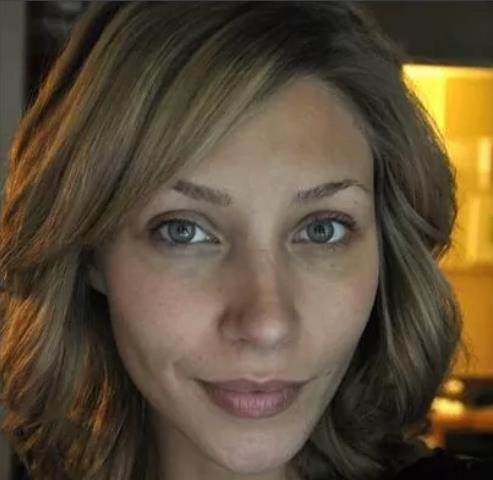
#> input picture opencv_python sample code/图片美化效果/girl.jpg, 493 x 480 px
$ jupyter execute '中值滤波-手动实现.ipynb'
#> lines starting #> are read from the running program, lines starting #| are printed output that depends on the picture
[cell 1]
#中值滤波，手动实现
import cv2
import numpy as np

img = cv2.imread('./girl.jpg')
#> img is the input picture: shape (480, 493, 3); mean B, G, R 56, 76.6, 91
h,w = img.shape[:2] # shape属性是一个有3个元素的元组，我们只需要前面两个
#> h = 480; w = 493
# 转为灰度图像
gray_img = cv2.cvtColor(img,cv2.COLOR_BGR2GRAY)
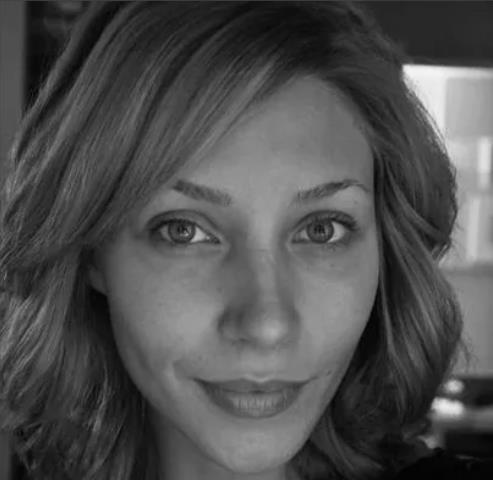
#> gray_img: shape (480, 493); min 1, max 244, mean 78.5
# 定义目标图像
dst = np.zeros(img.shape,np.uint8)
collect = np.zeros(9,np.uint8)
#中值滤波处理
for i in range(1,h-1):
    for j in range(1,w-1):
        k = 0;
        # 获取3x3卷积核
        for m in range(-1,2):
            for n in range(-1,2):
                gray = gray_img[i+m,j+n]
                collect[k] = gray
                k = k+1
        # 进行排序
        for o in range(0,9):
            p1 = collect[o]
            for p in range(o+1,9):
                if p1< collect[p]:
                    mid = collect[p]
                    collect[p] = p1
                    p1 = mid
        dst[i,j] = collect[4]
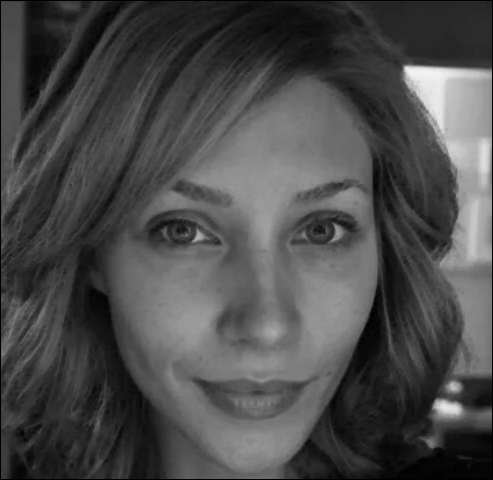
#> dst: shape (480, 493, 3); min 0, max 243, mean 74.4
#> after the loop, collect = [5, 5, 5, 5, 5, 5, 5, 5, 5]; mid = 6
cv2.imshow("dst",dst)
cv2.waitKey(0)
cv2.destroyAllWindows()

$ run again, with opencv_python sample code/图片美化效果/01.jpg copied over opencv_python sample code/图片美化效果/girl.jpg
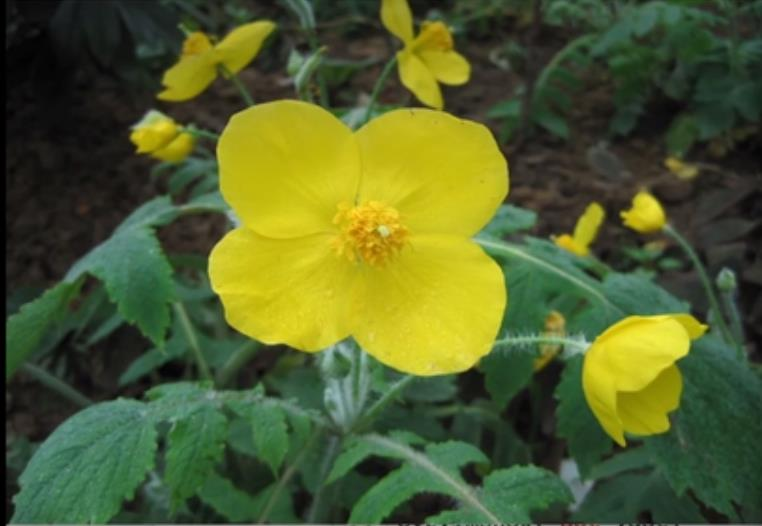
#> input picture opencv_python sample code/图片美化效果/01.jpg, 762 x 526 px
#> img is the input picture: shape (526, 762, 3); mean B, G, R 44.6, 94.4, 81.8
#> `gray_img = cv2.cvtColor(img,cv2.COLOR_BGR2GRAY)`:
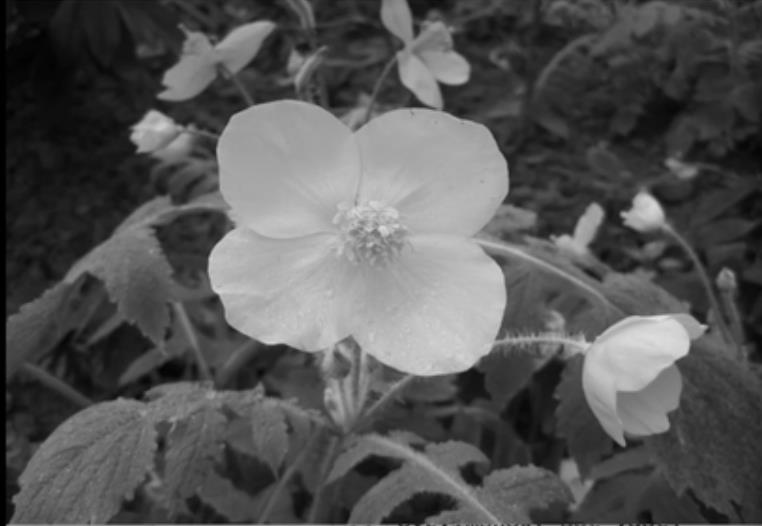
#> gray_img: shape (526, 762); min 0, max 227, mean 85
#> after the loop `for i in range(1,h-1):`:
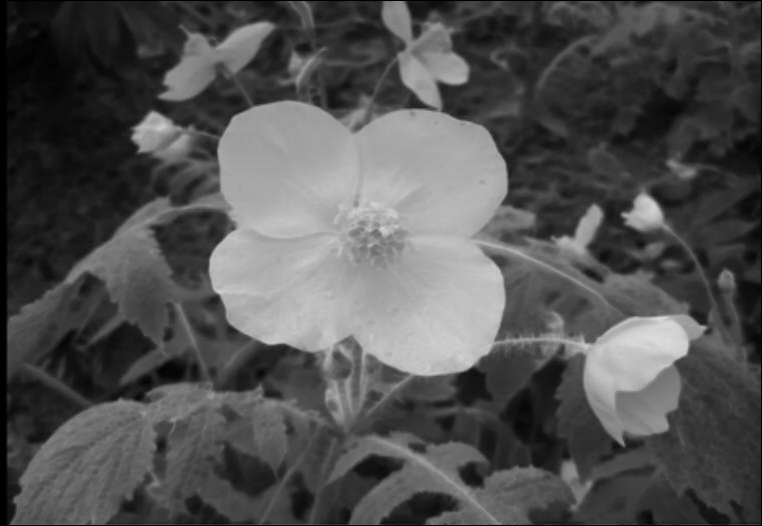
#> dst: shape (526, 762, 3); min 0, max 222, mean 81.5
#> after the loop `for i in range(1,h-1):`: collect = [55, 48, 48, 48, 48, 48, 48, 48, 48]; mid = 55

$ run again, with opencv_python sample code/图片美化效果/noise.png saved as opencv_python sample code/图片美化效果/girl.jpg
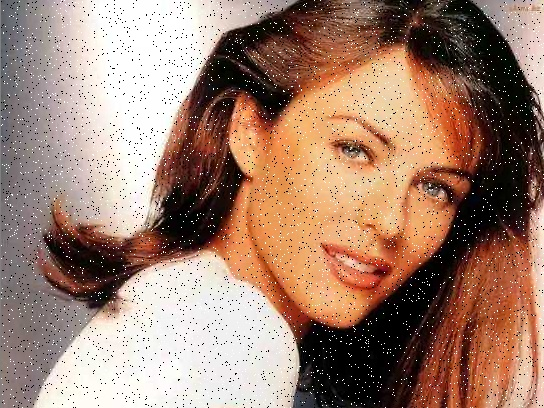
#> input picture opencv_python sample code/图片美化效果/noise.png, 544 x 408 px
#> img is the input picture: shape (408, 544, 3); mean B, G, R 111.7, 128.5, 160.6
#> `gray_img = cv2.cvtColor(img,cv2.COLOR_BGR2GRAY)`:
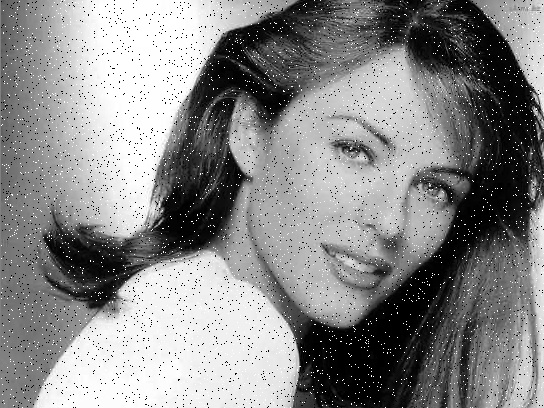
#> gray_img: shape (408, 544); min 0, max 255, mean 136.2
#> after the loop `for i in range(1,h-1):`:
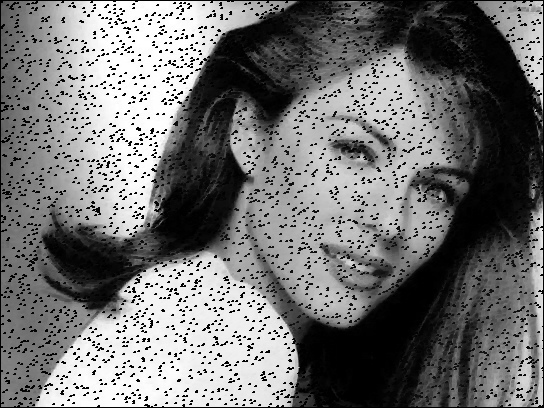
#> dst: shape (408, 544, 3); min 0, max 255, mean 115.8
#> after the loop `for i in range(1,h-1):`: collect = [211, 8, 8, 8, 8, 8, 8, 8, 8]; mid = 208
